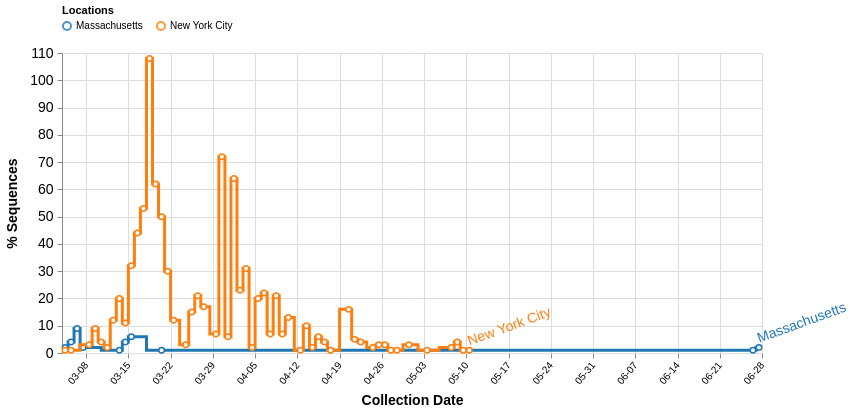

The Vega-Lite source for this figure:
### Vega specification from a JSON file in a GitHub repository (floating-point values rounded to 4 significant figures; data arrays with more than 128 entries replaced by an {"elided": "..."} marker saying what was removed)
{"$schema": "https://vega.github.io/schema/vega/v5.json", "description": "A basic line chart example.", "width": 700, "height": 300, "padding": 5, "signals": [{"name": "interpolate", "value": "step"}, {"name": "hoverLocation", "value": null, "on": [{"events": {"merge": [{"markname": "locationlines", "type": "mouseover", "consume": true}, {"markname": "locationdots", "type": "mouseover", "consume": true}, {"markname": "locationlabel", "type": "mouseover", "consume": true}]}, "update": "{location: datum.location}", "force": true}, {"events": {"merge": [{"markname": "locationlines", "type": "mouseout", "consume": true}, {"markname": "locationdots", "type": "mouseout", "consume": true}, {"markname": "locationlabel", "type": "mouseout", "consume": true}]}, "update": "null", "force": true}]}, {"name": "dateRangeStart", "value": 1575158400000, "comment": "Along with dateRangeEnd, these are hard limits on the dates shown. May need to update when we hit 2021. Dates are in milliseconds, unix epoch"}, {"name": "dateRangeEnd", "value": 1609372800000}, {"name": "dateBin", "value": 86400000, "comment": "Binning of observations by date, where date is in milliseconds. Default is 1 day (1000 * 60 * 60 * 24 = 86400000). This should never be less than a day. This is passed to the bin transform of cases_by_date_and_group. (1 week = 604800000)"}, {"name": "cumulativeWindow", "value": [0, 0]}, {"name": "yField", "value": "cases_sum_agg"}, {"name": "yLabel", "value": "% Sequences"}, {"name": "clear", "value": true, "comment": "If clicking on anything but a grouped bar, then clear the selection (by clearing the 'selection' data object)", "on": [{"events": "mouseup[!event.item]", "update": "true", "force": true}]}, {"name": "shift", "value": false, "comment": "Track whether or not the shift key is pressed. Used to select multiple groups by holding down shift before clicking", "on": [{"events": {"merge": [{"markname": "locationlines", "type": "click"}, {"markname": "locationdots", "type": "click"}, {"markname": "locationlabel", "type": "click"}]}, "update": "event.shiftKey", "force": true}, {"events": "@legendLabel:click, @legendSymbol:click", "update": "{location: datum.value}", "force": true}]}, {"name": "clicked", "value": null, "comment": "Track clicks on the group bars, for selection purposes", "on": [{"events": {"merge": [{"markname": "locationlines", "type": "click"}, {"markname": "locationdots", "type": "click"}, {"markname": "locationlabel", "type": "click"}]}, "update": "{location: datum.location}", "force": true}, {"events": "@legendLabel:click, @legendSymbol:click", "update": "{location: datum.value}", "force": true}]}], "data": [{"name": "selectedGroups", "values": [{"group": "B.1"}, {"group": "B.1.3"}]}, {"name": "location_data", "format": {"parse": {"location": "string", "cases_sum": "number", "location_counts": "number", "date": "date:'%Q'"}}, "values": {"elided": "195 records"}, "transform": [{"comment": "Bin observations by date. The width of each bin is determined by the signal dateBin. Since the most detail in the date from GISAID is by day, the bin shouldn't ever be smaller than a day.", "type": "bin", "field": "date", "extent": [{"signal": "dateRangeStart"}, {"signal": "dateRangeEnd"}], "step": {"signal": "dateBin"}, "as": ["day_start", "day_end"]}, {"type": "joinaggregate", "groupby": ["location", "day_start"], "fields": ["cases_sum"], "ops": ["sum"], "as": ["all_cases_sum"]}, {"type": "filter", "expr": "indata('selectedGroups', 'group', datum.group) || length(data('selectedGroups')) == 0"}, {"type": "aggregate", "groupby": ["location", "day_start"], "fields": ["cases_sum", "color", "all_cases_sum"], "ops": ["sum", "max", "max"], "as": ["cases_sum", "color", "all_cases_sum"]}, {"type": "window", "sort": {"field": "day_start"}, "groupby": ["location"], "ops": ["sum", "sum"], "fields": ["cases_sum", "all_cases_sum"], "as": ["cases_sum_agg", "all_cases_sum_agg"], "frame": {"signal": "cumulativeWindow"}}, {"type": "collect", "sort": {"field": ["location", "day_start"], "order": ["ascending", "ascending"]}}, {"type": "formula", "expr": "datum.cases_sum_agg / datum.all_cases_sum_agg", "as": "cases_norm"}, {"comment": "Recalculate the day_end from the day_start and dateBin, since the imputation can't work on more than one field at once.", "type": "formula", "expr": "datum.day_start + dateBin", "as": "day_end"}, {"type": "formula", "expr": "datum.day_start + (dateBin / 2)", "as": "day_middle"}]}, {"name": "selected", "comment": "A list of groups that are selected", "on": [{"trigger": "clear", "remove": true}, {"trigger": "!shift", "remove": true}, {"trigger": "!shift && clicked", "insert": "clicked"}, {"trigger": "shift && clicked", "toggle": "clicked"}]}], "scales": [{"name": "xscale", "type": "time", "range": "width", "domain": {"fields": [{"data": "location_data", "field": "day_start"}, {"data": "location_data", "field": "day_end"}]}}, {"name": "yscale", "type": "linear", "range": "height", "nice": true, "zero": true, "domain": {"data": "location_data", "field": {"signal": "yField"}}}, {"name": "color", "type": "ordinal", "range": {"scheme": "category10"}, "domain": {"data": "location_data", "field": "location"}}], "axes": [{"orient": "bottom", "scale": "xscale", "format": "%m-%d", "zindex": 0, "grid": true, "gridScale": "yscale", "gridColor": "#DDD", "labelAngle": 310, "labelAlign": "right", "labelBaseline": "middle", "labelPadding": 5, "title": "Collection Date", "titleFontSize": 14, "titlePadding": 8}, {"orient": "left", "scale": "yscale", "grid": true, "gridScale": "xscale", "gridColor": "#DDD", "labelFontSize": 14, "labelPadding": 4, "title": {"signal": "yLabel"}, "titleFontSize": 14, "titlePadding": 10}], "legends": [{"stroke": "color", "title": "Locations", "orient": "top", "direction": "vertical", "columns": 8, "encode": {"symbols": {"name": "legendSymbol", "interactive": true, "update": {"fill": {"value": "transparent"}, "strokeWidth": {"value": 2}, "opacity": [{"test": "!length(data('selected')) || indata('selected', 'location', datum.value)", "value": 0.8}, {"value": 0.15}], "size": {"value": 64}}}, "labels": {"name": "legendLabel", "interactive": true, "update": {"opacity": [{"test": "!length(data('selected')) || indata('selected', 'location', datum.value)", "value": 1}, {"value": 0.25}]}}}}], "marks": [{"name": "layer0", "type": "group", "from": {"facet": {"name": "series", "data": "location_data", "groupby": "location"}}, "data": [{"name": "label", "source": "series", "transform": [{"type": "joinaggregate", "fields": ["day_middle"], "ops": ["max"], "as": ["max_day"]}, {"type": "filter", "expr": "datum.day_middle == datum.max_day"}]}], "marks": [{"name": "locationlines", "type": "line", "from": {"data": "series"}, "encode": {"enter": {"strokeWidth": {"value": 3}, "strokeMiterLimit": {"value": 2}, "strokeCap": {"value": "round"}}, "update": {"interpolate": {"signal": "interpolate"}, "x": {"scale": "xscale", "field": "day_middle"}, "y": {"scale": "yscale", "field": {"signal": "yField"}}, "stroke": [{"test": "(!length(data('selected')) || indata('selected', 'location', datum.location)) && (datum.cases_sum_agg > 0)", "scale": "color", "field": "location"}, {"value": "#CCC"}], "strokeOpacity": [{"test": "hoverLocation && hoverLocation.location == datum.location", "value": 0.6}, {"value": 1.0}], "zindex": [{"test": "hoverLocation && hoverLocation.location == datum.location", "value": 3}, {"value": 1}]}}}, {"name": "locationdots", "type": "symbol", "from": {"data": "series"}, "encode": {"enter": {"size": {"value": 30}, "fill": {"value": "#fff"}, "strokeWidth": {"value": 1.5}, "tooltip": {"signal": "{title: datum.location, 'Sequences': datum[yField], 'Collection date': timeFormat(datum.day_start, '%b %d %Y')}"}}, "update": {"x": {"scale": "xscale", "field": "day_middle"}, "y": {"scale": "yscale", "field": {"signal": "yField"}}, "stroke": [{"test": "(!length(data('selected')) || indata('selected', 'location', datum.location)) && (datum.cases_sum_agg > 0)", "scale": "color", "field": "location"}, {"value": "#CCC"}], "strokeOpacity": [{"test": "hoverLocation && hoverLocation.location == datum.location", "value": 0.6}, {"value": 1.0}], "zindex": [{"test": "hoverLocation && hoverLocation.location == datum.location", "value": 3}, {"value": 1}]}}}, {"name": "locationlabel", "type": "text", "from": {"data": "label"}, "encode": {"enter": {"dy": {"value": -5}, "fontSize": {"value": 14}, "angle": {"value": 340}, "zindex": {"value": 5}}, "update": {"x": {"scale": "xscale", "field": "day_middle", "offset": 2}, "y": {"scale": "yscale", "field": {"signal": "yField"}}, "text": {"field": "location"}, "fill": [{"test": "(!length(data('selected')) || indata('selected', 'location', datum.location)) && (datum.cases_sum_agg > 0)", "scale": "color", "field": "location"}, {"value": "#ccc"}], "fillOpacity": [{"test": "hoverLocation && hoverLocation.location == datum.location", "value": 0.6}, {"value": 1}]}}}]}]}
